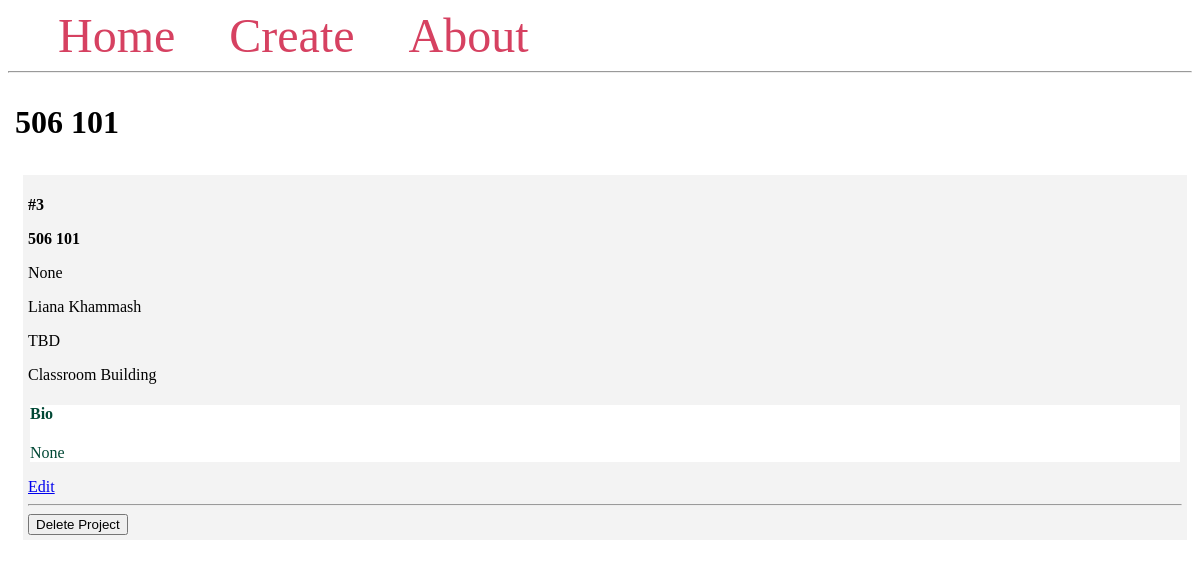
/3/, run on an earlier commit of the app's database.
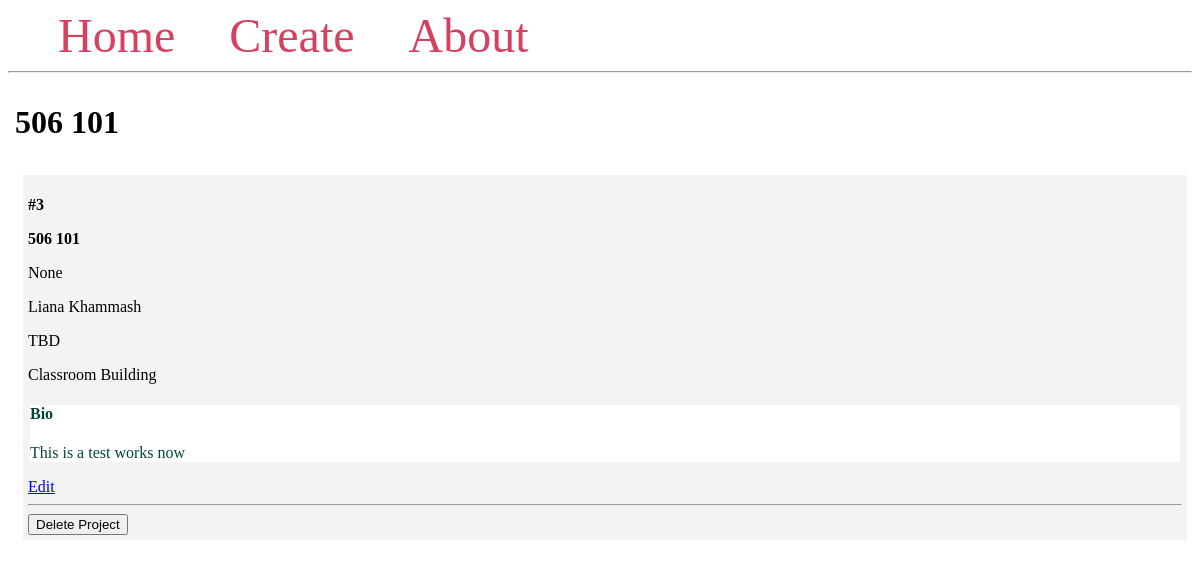
And on a later commit of the database.
### app.py (models this page shows, shortened)
class Drawfile(db.Model):
    id = db.Column(db.Integer, primary_key=True)
    locnum = db.Column(db.Integer, db.ForeignKey("drawloc.locnum"), nullable=False)
    drawnum = db.Column(db.Integer, nullable=False)
    contractnum = db.Column(db.String(50), nullable=True)
    projectnum = db.Column(db.String(10), nullable=True)
    projectmngr = db.Column(db.String(100), nullable=True)
    mainconsult = db.Column(db.String(100), nullable=True)
    title = db.Column(db.Text, nullable=False)
    comments = db.Column(db.Text, nullable=True)
    date = db.Column(db.DateTime)

### app.py (the view)
@app.route("/<int:project_id>/")
def project(project_id):
    project = Drawfile.query.get_or_404(project_id)
    return render_template("project.html", project=project)

### templates/project.html
{% extends 'base.html' %} {% block content %}
<span class="title">
  <h1>
    {% block title %} {{ project.locnum }} {{ project.drawnum }}{% endblock %}
  </h1>
</span>
<div class="content">
  <div class="drawing">
    <p><b>#{{ project.id }}</b></p>
    <b>
      <p class="name">{{ project.locnum }} {{ project.drawnum }}</p>
    </b>
    <p>{{ project.projectnum }}</p>
    <p>{{ project.projectmngr }}</p>
    <p>{{ project.mainconsult }}</p>
    <p>{{ project.title }}</p>
    <div class="comments">
      <h4>Bio</h4>
      <p>{{ project.comments }}</p>
    </div>
    <a href="{{ url_for('edit', project_id=project.id) }}">Edit</a>
    <hr />
    <form method="POST" action="{{ url_for('delete', project_id=project.id) }}">
      <input
        type="submit"
        value="Delete Project"
        onclick="return confirm('Are you sure you want to delete this entry?')"
      />
    </form>
  </div>
</div>
{% endblock %}

What changed in the data, as far as the page shows it:
changed Drawfile "None": comments "None" → "This is a test works now"
